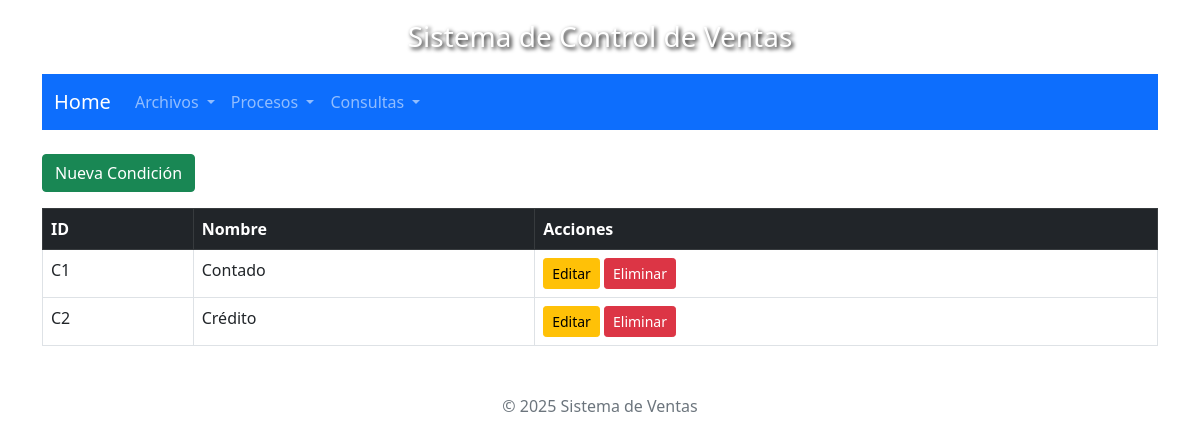
The page /sisventas/vista/condicion/listado.php on the database its author committed.
### tables this page shows
CREATE TABLE `condicionventa` (
  `idcondicion` char(2) NOT NULL,
  `nomcondicion` varchar(64) DEFAULT NULL
);

### sisventas/modelo/Condicion.php (called while the page is built, shortened)
<?php
require_once $_SERVER['DOCUMENT_ROOT']."/sisventas/includes/db.php";
class Condicion {
    private $pdo;
    public function __construct() {
        $conexion = new DBConection();
        $this->pdo = $conexion->conectar();
    }
    public function listar() {
        $stmt = $this->pdo->prepare("SELECT * FROM condicionventa");
        $stmt->execute();
        return $stmt->fetchAll(PDO::FETCH_ASSOC);
    }
}

### sisventas/includes/db.php (called while the page is built, shortened)
<?php
class DBConection {
    public function conectar() {
        try {
            $this->pdo = new PDO("mysql:host=" . DB_HOST . ";dbname=" . DB_NAME, DB_USER, DB_PASS);
            $this->pdo->setAttribute(PDO::ATTR_ERRMODE, PDO::ERRMODE_EXCEPTION);
            $this->pdo->exec("SET NAMES utf8");
            return $this->pdo;
        } catch (PDOException $e) {
            die("Error de conexión: " . $e->getMessage());
        }
    }
}
?>

### sisventas/controlador/CondicionControlador.php (called while the page is built, shortened)
<?php
require_once $_SERVER['DOCUMENT_ROOT']."/sisventas/modelo/Condicion.php";
class CondicionControlador {
    private $modelo;
    public function __construct() {
        $this->modelo = new Condicion();
    }
    public function listarCondiciones() {
        return $this->modelo->listar();
    }
}

### sisventas/vista/condicion/listado.php (the view, shortened to what this page needs)
<?php
require_once $_SERVER['DOCUMENT_ROOT']."/sisventas/vista/layout/header.php";
require_once $_SERVER['DOCUMENT_ROOT']."/sisventas/vista/layout/navbar.php";
require_once $_SERVER['DOCUMENT_ROOT']."/sisventas/controlador/CondicionControlador.php";
$controlador = new CondicionControlador();
$condiciones = $controlador->listarCondiciones();
?>
<a href="registrar.php" class="btn btn-success mb-3">Nueva Condición</a>
<table class="table table-bordered">
    <thead class="table-dark">
        <tr>
            <th>ID</th>
            <th>Nombre</th>
            <th>Acciones</th>
        </tr>
    </thead>
    <tbody>
        <?php foreach ($condiciones as $c): ?>
        <tr>
            <td><?= $c['idcondicion'] ?></td>
            <td><?= $c['nomcondicion'] ?></td>
            <td>
                <a href="editar.php?id=<?= $c['idcondicion'] ?>" class="btn btn-warning btn-sm">Editar</a>
                <a href="eliminar.php?id=<?= $c['idcondicion'] ?>" class="btn btn-danger btn-sm" onclick="return confirm('¿Eliminar condición?')">Eliminar</a>
            </td>
        </tr>
        <?php endforeach; ?>
    </tbody>
</table>
<?php require_once $_SERVER['DOCUMENT_ROOT']."/sisventas/vista/layout/footer.php"; ?>

### sisventas/vista/layout/header.php (style rules this page uses)
body { background-size: cover; background-repeat: no-repeat; background-attachment: fixed; background-position: center; padding: 20px; }

### rows shown on the page
condicionventa: idcondicion "C1", nomcondicion "Contado"
condicionventa: idcondicion "C2", nomcondicion "Crédito"
